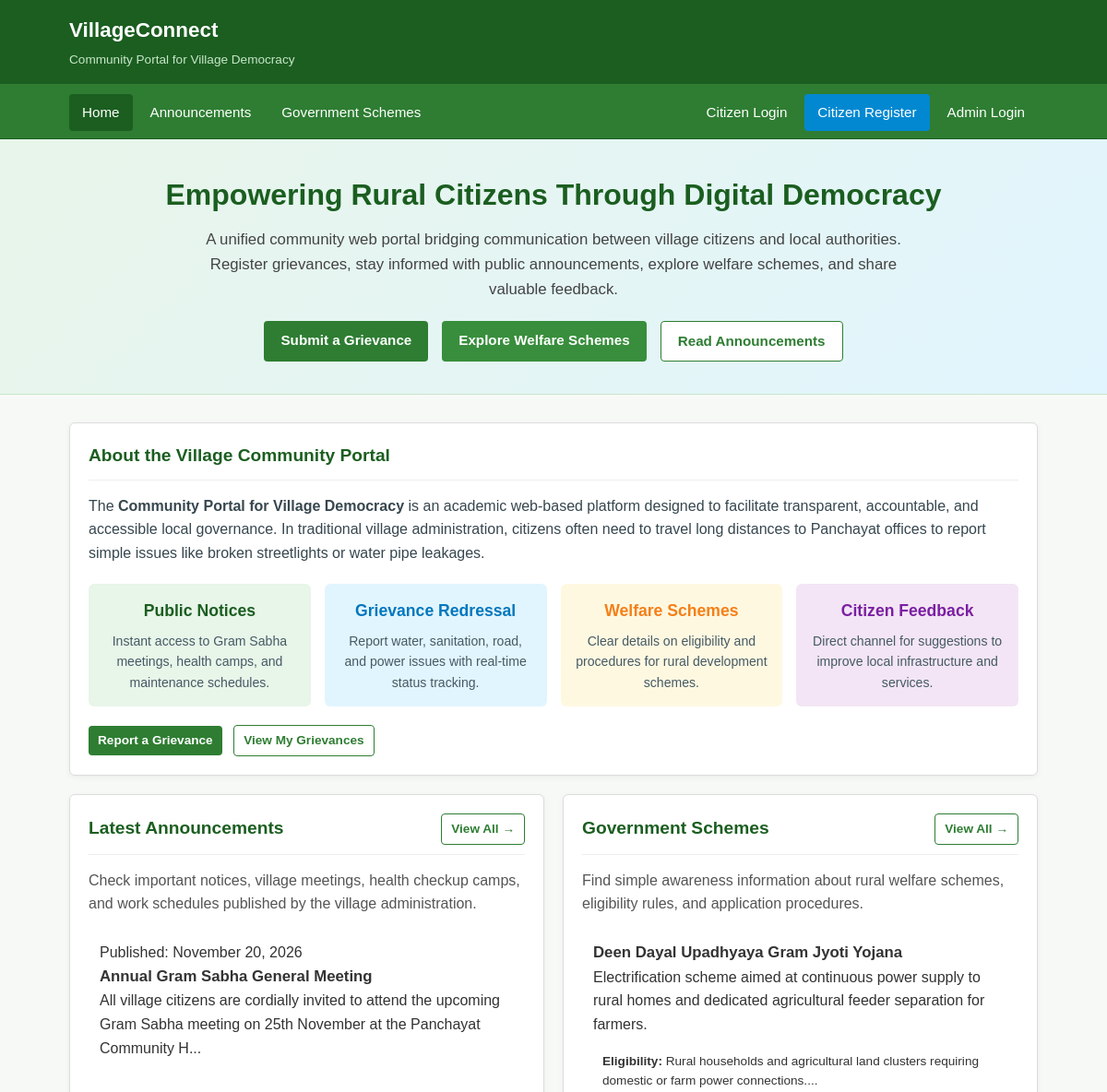
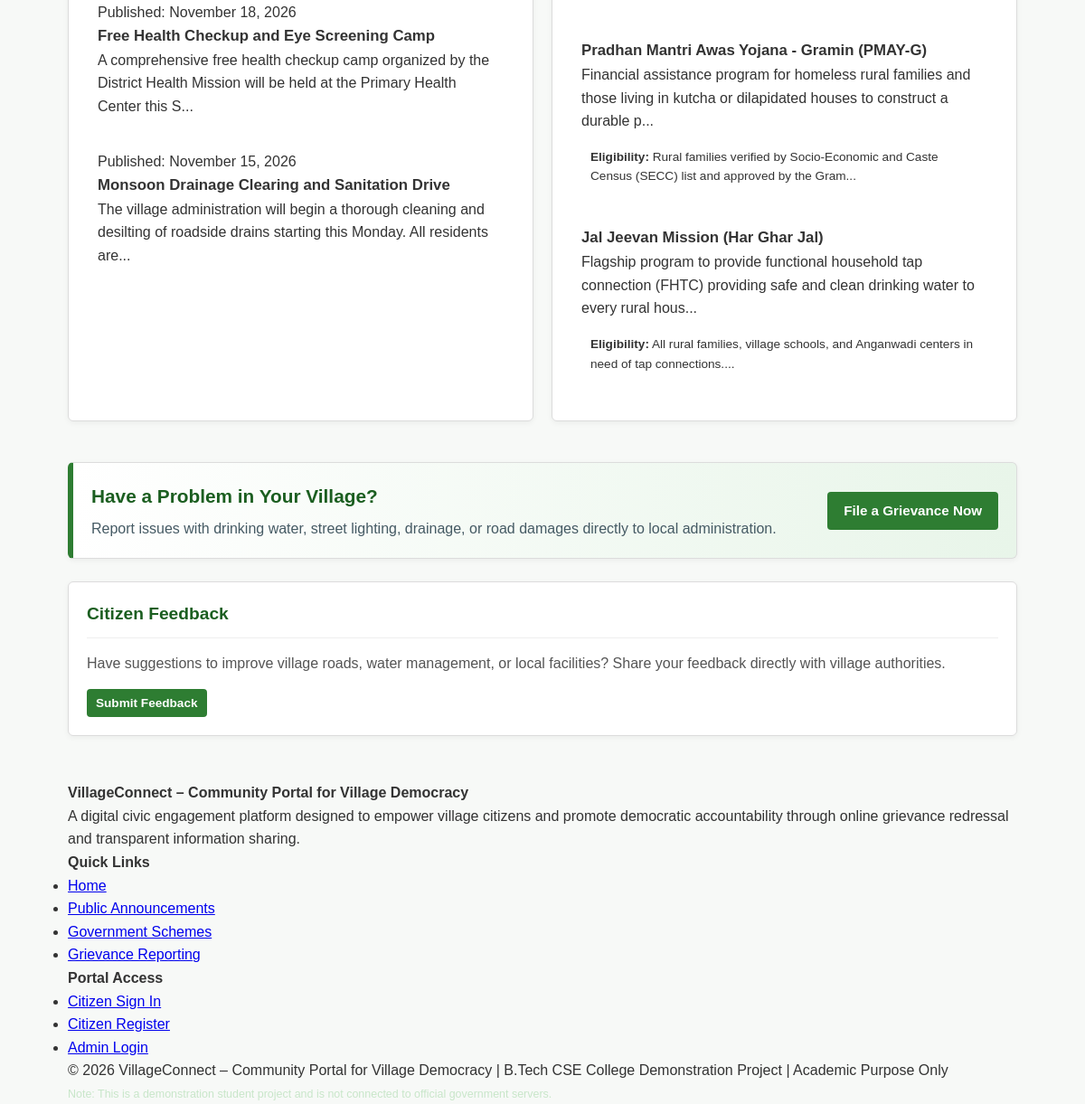
The page / on the database its author committed (2 pictures, top to bottom).
### tables this page shows
CREATE TABLE IF NOT EXISTS `announcements` (
    `id` INT AUTO_INCREMENT PRIMARY KEY,
    `title` VARCHAR(200) NOT NULL,
    `description` TEXT NOT NULL,
    `published_date` DATE NOT NULL,
    `created_at` TIMESTAMP DEFAULT CURRENT_TIMESTAMP
);

CREATE TABLE IF NOT EXISTS `government_schemes` (
    `id` INT AUTO_INCREMENT PRIMARY KEY,
    `scheme_name` VARCHAR(200) NOT NULL,
    `description` TEXT NOT NULL,
    `eligibility` TEXT NOT NULL,
    `procedure_info` TEXT NOT NULL,
    `additional_info` TEXT NULL,
    `created_at` TIMESTAMP DEFAULT CURRENT_TIMESTAMP
);

### index.php (the view, shortened to what this page needs)
<?php
require_once "config/db.php";
$announcements_query = "SELECT * FROM announcements ORDER BY published_date DESC LIMIT 3";
$announcements_res = mysqli_query($conn, $announcements_query);
$schemes_query = "SELECT * FROM government_schemes ORDER BY id DESC LIMIT 3";
$schemes_res = mysqli_query($conn, $schemes_query);
?>
<!DOCTYPE html>
<html lang="en">
<head>
    <link rel="stylesheet" href="assets/css/style.css">
</head>
<body>
    <header class="top-header">
        <div class="container header-content">
            <div>
                <a href="index.php" class="brand-title">
                    VillageConnect
                </a>
                <span class="brand-subtitle">Community Portal for Village Democracy</span>
            </div>
        </div>
    </header>
    <nav class="navbar">
        <div class="container">
            <ul class="nav-links">
                <li><a href="index.php" class="active">Home</a></li>
                <li><a href="announcements.php">Announcements</a></li>
                <li><a href="schemes.php">Government Schemes</a></li>
                <?php if (isset($_SESSION['citizen_id'])): ?>
                    <li><a href="citizen/dashboard.php">Citizen Dashboard</a></li>
                    <li><a href="citizen/submit_grievance.php">Submit Grievance</a></li>
                    <li><a href="citizen/my_grievances.php">My Grievances</a></li>
                    <li><a href="citizen/feedback.php">Feedback</a></li>
                    <li class="nav-right"><a href="logout.php" class="nav-highlight">Logout</a></li>
                <?php elseif (isset($_SESSION['admin_id'])): ?>
                    <li><a href="admin/dashboard.php">Admin Dashboard</a></li>
                    <li class="nav-right"><a href="admin/logout.php" class="nav-highlight">Admin Logout</a></li>
                <?php else: ?>
                    <li class="nav-right"><a href="login.php">Citizen Login</a></li>
                    <li><a href="register.php" class="nav-highlight">Citizen Register</a></li>
                    <li><a href="admin/login.php">Admin Login</a></li>
                <?php endif; ?>
            </ul>
        </div>
    </nav>
    <section class="hero-banner">
        <div class="container">
            <h1>Empowering Rural Citizens Through Digital Democracy</h1>
            <p>
                A unified community web portal bridging communication between village citizens and local authorities.
                Register grievances, stay informed with public announcements, explore welfare schemes, and share valuable feedback.
            </p>
            <div class="hero-actions">
                <a href="citizen/submit_grievance.php" class="btn btn-primary">Submit a Grievance</a>
                <a href="schemes.php" class="btn btn-secondary">Explore Welfare Schemes</a>
                <a href="announcements.php" class="btn btn-outline">Read Announcements</a>
            </div>
        </div>
    </section>
    <main class="main-content">
        <div class="container">
            <section class="card">
                <div class="card-header">
                    <h2 class="card-title">About the Village Community Portal</h2>
                </div>
                <p style="margin-bottom: 15px; color: #37474f;">
                    The <strong>Community Portal for Village Democracy</strong> is an academic web-based platform designed to facilitate transparent, accountable, and accessible local governance. In traditional village administration, citizens often need to travel long distances to Panchayat offices to report simple issues like broken streetlights or water pipe leakages.
                </p>
                <div class="grid-4" style="margin-top: 20px;">
                    <div style="background: #e8f5e9; padding: 15px; border-radius: 6px; text-align: center;">
                        <h3 style="color: #1b5e20; font-size: 1.1rem; margin-bottom: 8px;">Public Notices</h3>
                        <p style="font-size: 0.88rem; color: #455a64;">Instant access to Gram Sabha meetings, health camps, and maintenance schedules.</p>
                    </div>
                    <div style="background: #e1f5fe; padding: 15px; border-radius: 6px; text-align: center;">
                        <h3 style="color: #0277bd; font-size: 1.1rem; margin-bottom: 8px;">Grievance Redressal</h3>
                        <p style="font-size: 0.88rem; color: #455a64;">Report water, sanitation, road, and power issues with real-time status tracking.</p>
                    </div>
                    <div style="background: #fff8e1; padding: 15px; border-radius: 6px; text-align: center;">
                        <h3 style="color: #f57f17; font-size: 1.1rem; margin-bottom: 8px;">Welfare Schemes</h3>
                        <p style="font-size: 0.88rem; color: #455a64;">Clear details on eligibility and procedures for rural development schemes.</p>
                    </div>
                    <div style="background: #f3e5f5; padding: 15px; border-radius: 6px; text-align: center;">
                        <h3 style="color: #7b1fa2; font-size: 1.1rem; margin-bottom: 8px;">Citizen Feedback</h3>
                        <p style="font-size: 0.88rem; color: #455a64;">Direct channel for suggestions to improve local infrastructure and services.</p>
                    </div>
                </div>
                <div style="margin-top: 20px;">
                    <a href="citizen/submit_grievance.php" class="btn btn-primary btn-sm">Report a Grievance</a>
                    <a href="citizen/my_grievances.php" class="btn btn-outline btn-sm" style="margin-left: 8px;">View My Grievances</a>
                </div>
            </section>
            <div class="grid-2">
                <section class="card">
                    <div class="card-header">
                        <h2 class="card-title">Latest Announcements</h2>
                        <a href="announcements.php" class="btn btn-outline btn-sm">View All &rarr;</a>
                    </div>
                    <p style="margin-bottom: 15px; color: #555555;">
                        Check important notices, village meetings, health checkup camps, and work schedules published by the village administration.
                    </p>
                    <?php if ($announcements_res && mysqli_num_rows($announcements_res) > 0): ?>
                        <?php while ($ann = mysqli_fetch_assoc($announcements_res)): ?>
                            <div class="announcement-item" style="margin-bottom: 12px; padding: 12px;">
                                <div class="item-meta">
                                    <span>Published: <?php echo date("F d, Y", strtotime($ann['published_date'])); ?></span>
                                </div>
                                <h3 class="item-title" style="font-size: 1.05rem;"><?php echo htmlspecialchars($ann['title']); ?></h3>
                                <p class="item-desc" style="margin-bottom: 0;">
                                    <?php
                                    $desc = htmlspecialchars($ann['description']);
                                    echo (strlen($desc) > 130) ? substr($desc, 0, 130) . "..." : $desc;
                                    ?>
                                </p>
                            </div>
                        <?php endwhile; ?>
                    <?php else: ?>
                        <p style="color: #78909c;">No public announcements have been posted yet.</p>
                    <?php endif; ?>
                </section>
                <section class="card">
                    <div class="card-header">
                        <h2 class="card-title">Government Schemes</h2>
                        <a href="schemes.php" class="btn btn-outline btn-sm">View All &rarr;</a>
                    </div>
                    <p style="margin-bottom: 15px; color: #555555;">
                        Find simple awareness information about rural welfare schemes, eligibility rules, and application procedures.
                    </p>
                    <?php if ($schemes_res && mysqli_num_rows($schemes_res) > 0): ?>
                        <?php while ($scheme = mysqli_fetch_assoc($schemes_res)): ?>
                            <div class="scheme-item" style="margin-bottom: 12px; padding: 12px;">
                                <h3 class="item-title" style="font-size: 1.05rem;"><?php echo htmlspecialchars($scheme['scheme_name']); ?></h3>
                                <p class="item-desc" style="margin-bottom: 8px;">
                                    <?php
                                    $sdesc = htmlspecialchars($scheme['description']);
                                    echo (strlen($sdesc) > 130) ? substr($sdesc, 0, 130) . "..." : $sdesc;
                                    ?>
                                </p>
                                <div class="scheme-details" style="padding: 8px 10px; font-size: 0.85rem;">
                                    <strong>Eligibility:</strong> <?php echo htmlspecialchars(substr($scheme['eligibility'], 0, 95)) . "..."; ?>
                                </div>
                            </div>
                        <?php endwhile; ?>
                    <?php else: ?>
                        <p style="color: #78909c;">No government schemes are currently listed.</p>
                    <?php endif; ?>
                </section>
            </div>
            <section class="card" style="background: linear-gradient(to right, #ffffff, #e8f5e9); margin-top: 25px; border-left: 6px solid #2e7d32;">
                <div style="display: flex; justify-content: space-between; align-items: center; flex-wrap: wrap; gap: 20px;">
                    <div>
                        <h3 style="color: #1b5e20; font-size: 1.3rem; margin-bottom: 6px;">Have a Problem in Your Village?</h3>
                        <p style="color: #455a64; margin-bottom: 0;">
                            Report issues with drinking water, street lighting, drainage, or road damages directly to local administration.
                        </p>
                    </div>
                    <div>
                        <a href="citizen/submit_grievance.php" class="btn btn-primary">File a Grievance Now</a>
                    </div>
                </div>
            </section>
            <section class="card" style="margin-top: 25px;">
                <div class="card-header">
                    <h2 class="card-title">Citizen Feedback</h2>
                </div>
                <p style="margin-bottom: 15px; color: #555555;">
                    Have suggestions to improve village roads, water management, or local facilities? Share your feedback directly with village authorities.
                </p>
                <div>
                    <a href="citizen/feedback.php" class="btn btn-primary btn-sm">Submit Feedback</a>
                </div>
            </section>
        </div>
    </main>
    <footer class="site-footer">
        <div class="container">
            <div class="footer-content">
                <div class="footer-col" style="flex: 2; min-width: 260px;">
                    <h4>VillageConnect – Community Portal for Village Democracy</h4>
                    <p>
                        A digital civic engagement platform designed to empower village citizens and promote democratic accountability through online grievance redressal and transparent information sharing.
                    </p>
                </div>
                <div class="footer-col" style="flex: 1; min-width: 180px;">
                    <h4>Quick Links</h4>
                    <ul>
                        <li><a href="index.php">Home</a></li>
                        <li><a href="announcements.php">Public Announcements</a></li>
                        <li><a href="schemes.php">Government Schemes</a></li>
                        <li><a href="citizen/submit_grievance.php">Grievance Reporting</a></li>
                    </ul>
                </div>
                <div class="footer-col" style="flex: 1; min-width: 180px;">
                    <h4>Portal Access</h4>
                    <ul>
                        <li><a href="login.php">Citizen Sign In</a></li>
                        <li><a href="register.php">Citizen Register</a></li>
                        <li><a href="admin/login.php">Admin Login</a></li>
                    </ul>
                </div>
            </div>
            <div class="footer-bottom">
                <p>&copy; <?php echo date("Y"); ?> VillageConnect – Community Portal for Village Democracy | B.Tech CSE College Demonstration Project | Academic Purpose Only</p>
                <p style="margin-top: 4px; font-size: 0.78rem; color: #c8e6c9;">Note: This is a demonstration student project and is not connected to official government servers.</p>
            </div>
        </div>
    </footer>
</body>
</html>

### rows shown on the page
announcements: published_date "November 20, 2026", title "Annual Gram Sabha General Meeting", description "All village citizens are cordially invited to attend the upcoming Gram Sabha meeting on 25th November at the Panchayat Community H"
announcements: published_date "November 18, 2026", title "Free Health Checkup and Eye Screening Camp", description "A comprehensive free health checkup camp organized by the District Health Mission will be held at the Primary Health Center this S"
announcements: published_date "November 15, 2026", title "Monsoon Drainage Clearing and Sanitation Drive", description "The village administration will begin a thorough cleaning and desilting of roadside drains starting this Monday. All residents are"
government_schemes: scheme_name "Deen Dayal Upadhyaya Gram Jyoti Yojana", description "Electrification scheme aimed at continuous power supply to rural homes and dedicated agricultural feeder separation for farmers.", eligibility "Rural households and agricultural land clusters requiring domestic or farm power connections."
government_schemes: scheme_name "Pradhan Mantri Awas Yojana - Gramin (PMAY-G)", description "Financial assistance program for homeless rural families and those living in kutcha or dilapidated houses to construct a durable p", eligibility "Rural families verified by Socio-Economic and Caste Census (SECC) list and approved by the Gram"
government_schemes: scheme_name "Jal Jeevan Mission (Har Ghar Jal)", description "Flagship program to provide functional household tap connection (FHTC) providing safe and clean drinking water to every rural hous", eligibility "All rural families, village schools, and Anganwadi centers in need of tap connections."
